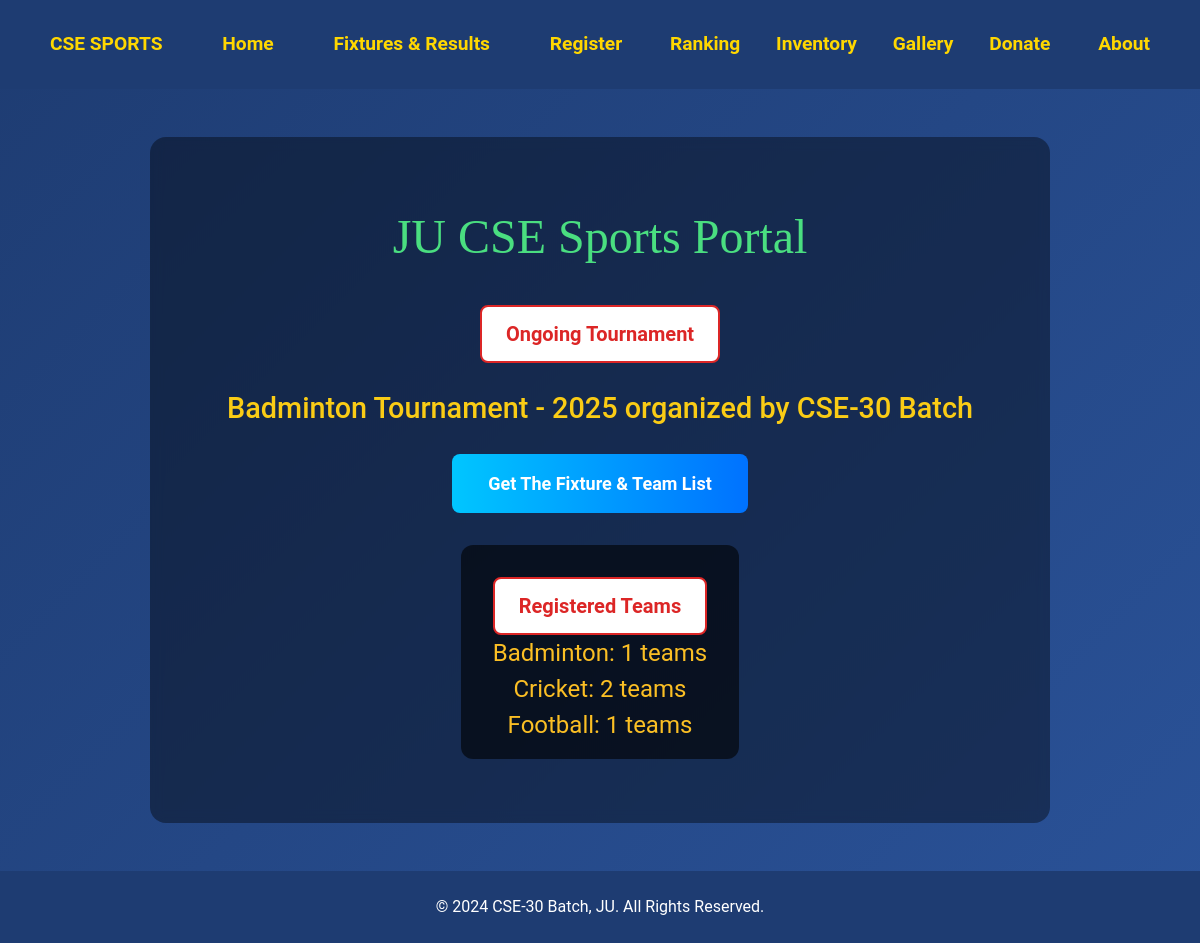
The app's page /, older data.
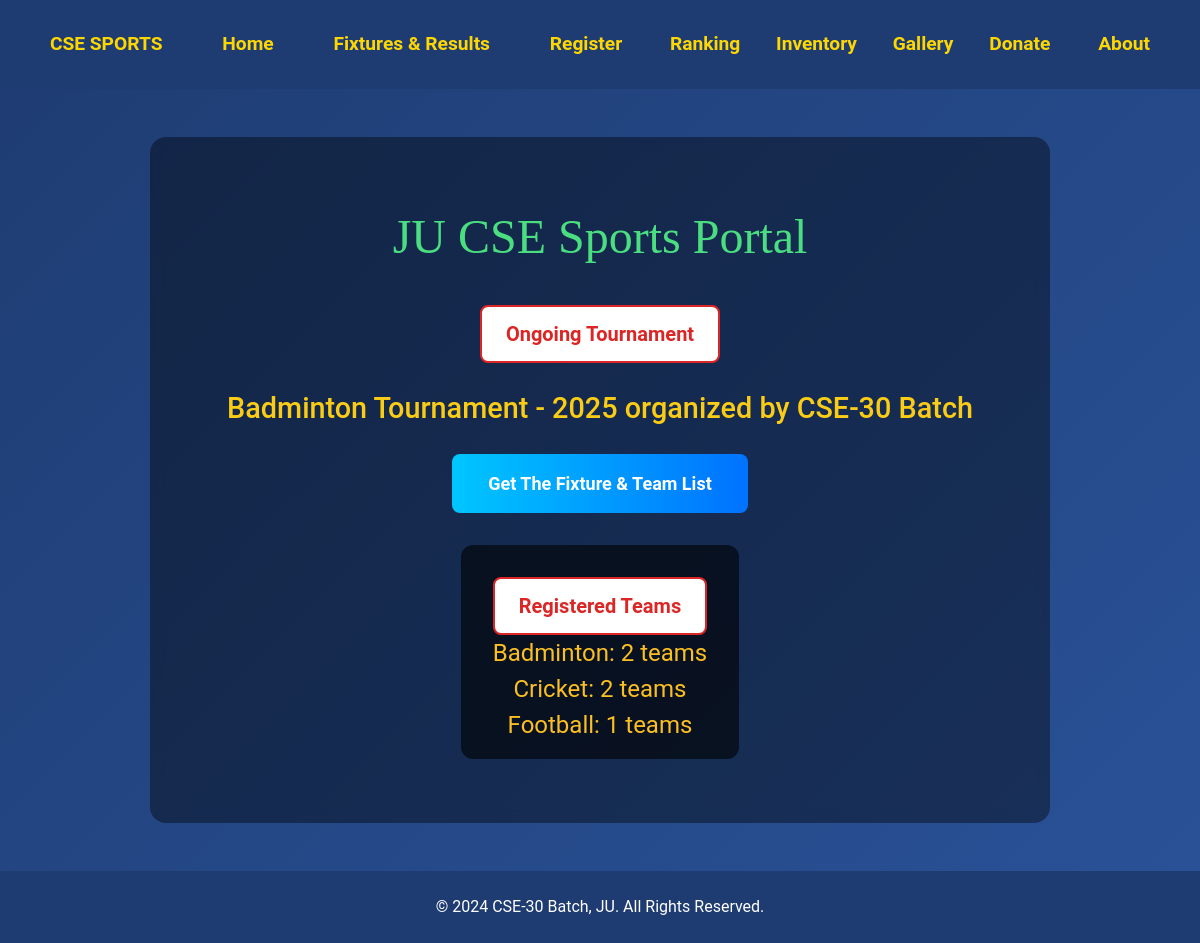
The same page, newer data.
### portal/models.py (models this page shows, shortened)
class Game(models.Model):
    name = models.CharField(max_length=100, unique=True)
    team_count = models.IntegerField(default=0)

### portal/views.py (the view)
# urls.py: path('', views.home_view, name='home'),
def home_view(request):
    games = Game.objects.all()
    return render(request, 'home.html', {'games': games})

### portal/templates/home.html (shortened to what this page needs)
<!DOCTYPE html>
<html lang="en">
<head>
  <script src="https://cdn.tailwindcss.com"></script>
</head>
<body>
  <header>
    <nav>
      <ul>
        <li><a href="{% url 'home' %}" class="px-3 py-1 rounded hover:bg-white/20 hover:text-yellow-400">CSE SPORTS</a></li>
        <li><a href="{% url 'home' %}" class="px-3 py-1 rounded hover:bg-white/20 hover:text-yellow-400">Home</a></li>
        <li><a href="{% url 'fixtures' %}" class="px-3 py-1 rounded hover:bg-white/20 hover:text-yellow-400">Fixtures & Results</a></li>
        <li><a href="{% url 'register' %}" class="px-3 py-1 rounded hover:bg-white/20 hover:text-yellow-400">Register</a></li>
        <li><a href="{% url 'ranking' %}">Ranking</a></li>
        <li><a href="{% url 'inventory' %}">Inventory</a></li>
        <li><a href="{% url 'gallery' %}">Gallery</a></li>
        <li><a href="{% url 'donation' %}">Donate</a></li>
        <li><a href="https://juniv.edu/department/cse" class="px-3 py-1 rounded hover:bg-white/20 hover:text-yellow-400">About</a></li>
      </ul>
    </nav>
  </header>
  <main>
    <section id="home">
      <h1>JU CSE Sports Portal</h1>
      <h2>Ongoing Tournament</h2>
      <h3>Badminton Tournament - 2025 organized by CSE-30 Batch</h3>
      <a href="{% url 'fixtures' %}">
        <button>Get The Fixture & Team List</button>
      </a>
      <div id="team-counter">
        <h2>Registered Teams</h2>
        <ul>
          {% for game in games %}
            <li>{{ game.name }}: {{ game.team_count }} teams</li>
          {% endfor %}
        </ul>
      </div>
    </section>
  </main>
  <footer>
    <p>&copy; 2024 CSE-30 Batch, JU. All Rights Reserved.</p>
  </footer>
</body>
</html>

Row changes from the older to the newer data that the page shows:
changed Game "Badminton": team_count "1" → "2"
